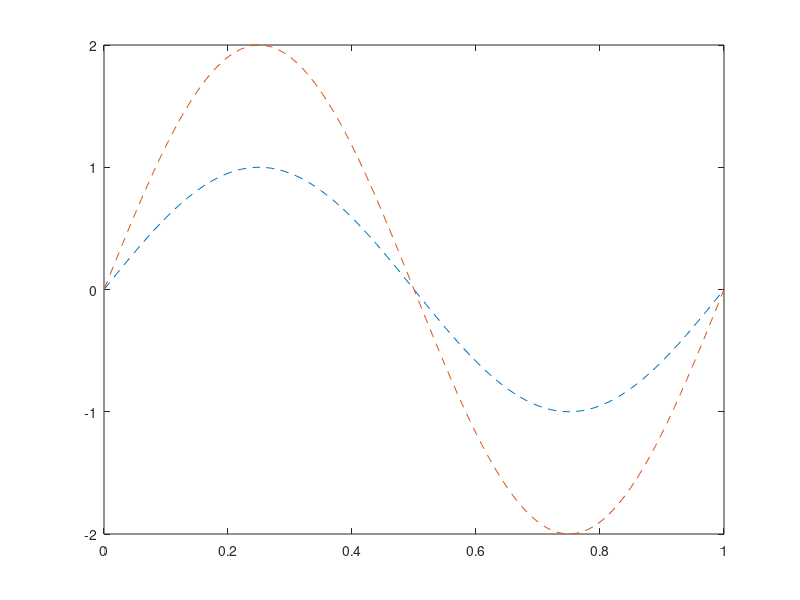

Reproduce this figure in MATLAB.
%Maxwell Greene
%1/31/2018
initial = 0:.01:1;
sin1 = sin(2*pi*initial);
sin2 = 2*sin(2*pi*initial);
plot(initial,sin1,'--',initial,sin2,'--');
